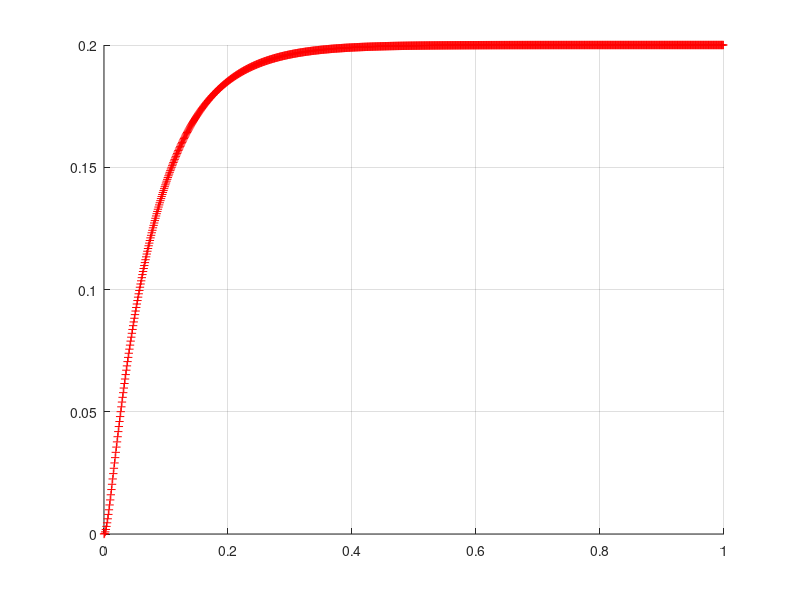

Source code (MATLAB):
clear all;
clf;

pkg load control;

Ts=0.001;
tmax=1;

Kc=0.1;
J=0.01;
Ke=0.1;
R=0.1;
L=500*10^-6;
f=0;
t = 0:Ts:tmax-Ts;

K= Kc*25
A=Ke*Kc+R*f;
B=L*f+R*J;
C=L*J;

NUM = [K*0.001]
DEN = [C B A]
SYS = tf(NUM, DEN)
SYSF = feedback(SYS);
[y,t] = step(SYSF,t);

% Discretisation %
As=A-(2*B/Ts)+(4*C/(Ts^2))
Bs=2*A-(8*C/(Ts^2))
Cs=A+(2*B/Ts)+(4*C/(Ts^2))

yd = filter([K 2*K K], [Cs Bs As],ones(1,tmax/Ts));

SYSD=c2d(SYS,Ts,'tustin')

hold on;
plot(t,y,'r+');
%plot(t,yd,'bo');
grid;
